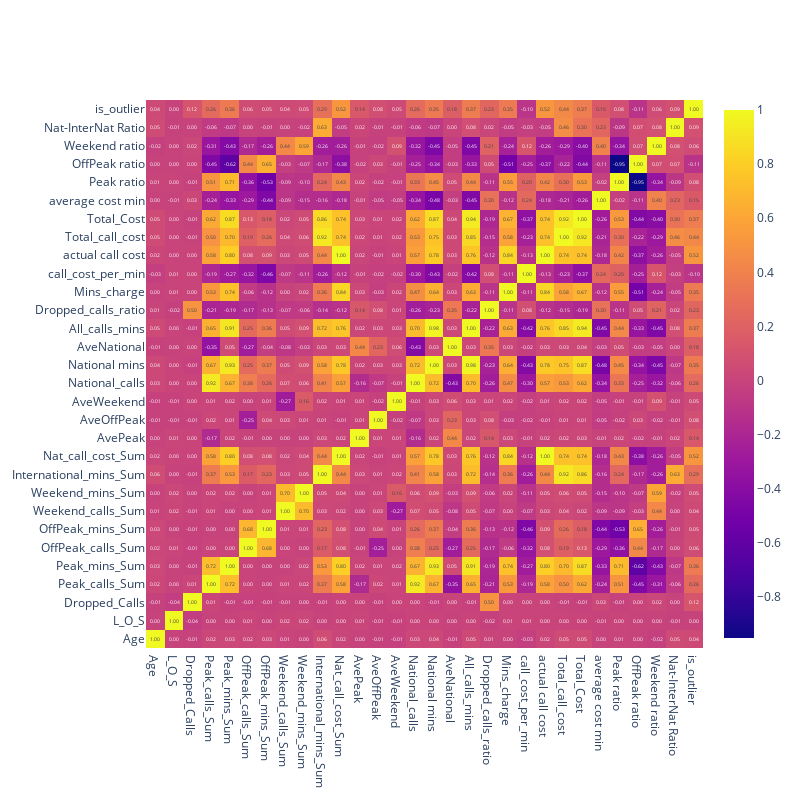

This figure's notebook cell:
### Code cell
# Finding what drives outliers: TBC
corr = outlier_df.corr(numeric_only=True)

fig = go.Figure()
fig.add_trace(
    go.Heatmap(
        x = corr.columns,
        y = corr.index,
        z = np.array(corr),
        text=corr.values,
        texttemplate='%{text:.2f}'
    )
)
fig.update_layout(
    autosize=False,
    width=800,
    height=800,
)
fig.show()

### Figure 1 — Plotly figure (JSON) as saved in the notebook; plotly's stock layout.template omitted (floating-point values rounded to 4 significant figures; data arrays with more than 128 entries replaced by an {"elided": "..."} marker saying what was removed)
{"data": [{"text": {"elided": "30x30 float values"}, "texttemplate": "%{text:.2f}", "type": "heatmap", "x": ["Age", "L_O_S", "Dropped_Calls", "Peak_calls_Sum", "Peak_mins_Sum", "OffPeak_calls_Sum", "OffPeak_mins_Sum", "Weekend_calls_Sum", "Weekend_mins_Sum", "International_mins_Sum", "Nat_call_cost_Sum", "AvePeak", "AveOffPeak", "AveWeekend", "National_calls", "National mins", "AveNational", "All_calls_mins", "Dropped_calls_ratio", "Mins_charge", "call_cost_per_min", "actual call cost", "Total_call_cost", "Total_Cost", "average cost min", "Peak ratio", "OffPeak ratio", "Weekend ratio", "Nat-InterNat Ratio", "is_outlier"], "y": ["Age", "L_O_S", "Dropped_Calls", "Peak_calls_Sum", "Peak_mins_Sum", "OffPeak_calls_Sum", "OffPeak_mins_Sum", "Weekend_calls_Sum", "Weekend_mins_Sum", "International_mins_Sum", "Nat_call_cost_Sum", "AvePeak", "AveOffPeak", "AveWeekend", "National_calls", "National mins", "AveNational", "All_calls_mins", "Dropped_calls_ratio", "Mins_charge", "call_cost_per_min", "actual call cost", "Total_call_cost", "Total_Cost", "average cost min", "Peak ratio", "OffPeak ratio", "Weekend ratio", "Nat-InterNat Ratio", "is_outlier"], "z": {"elided": "30x30 float values"}}], "layout": {"autosize": false, "height": 800, "width": 800, "xaxis": {"autorange": true, "range": [-0.5, 29.5], "type": "category"}, "yaxis": {"autorange": true, "range": [-0.5, 29.5], "type": "category"}}}
